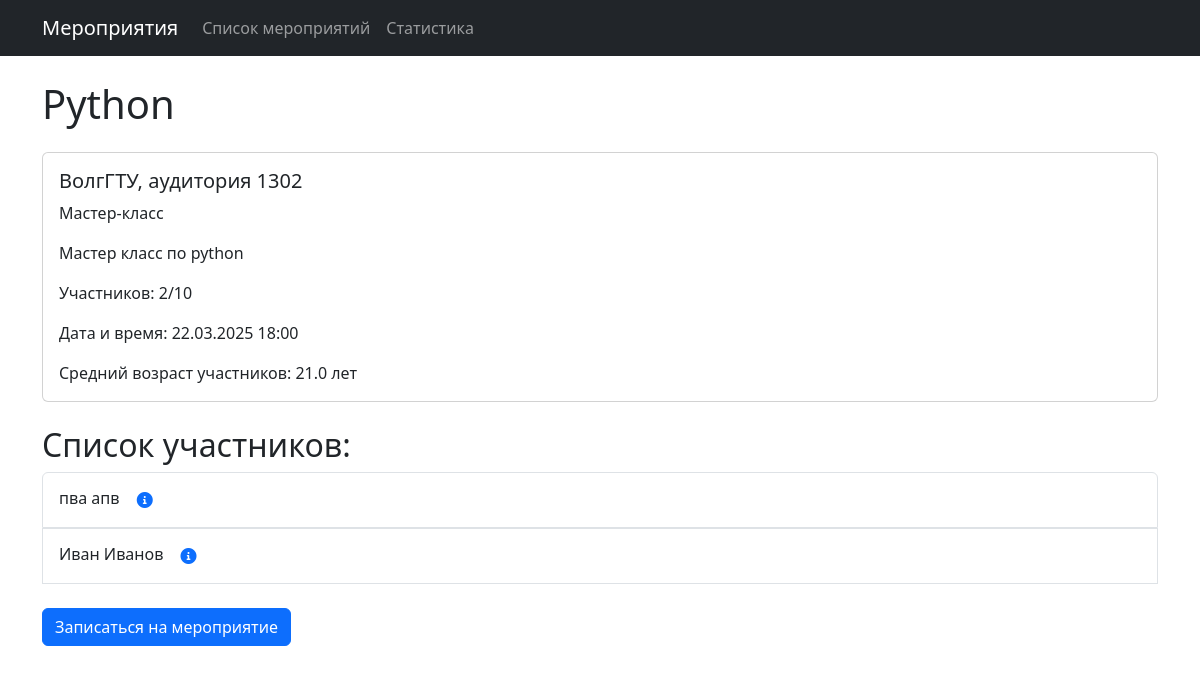
/events/event/2/, run on the app's committed database.
### events/models.py (models this page shows, shortened)
class Event(models.Model):
    EVENT_TYPES = [
        ('conference', 'Конференция'),
        ('seminar', 'Семинар'),
        ('workshop', 'Мастер-класс'),
        ('other', 'Другое'),
    ]
    title = models.CharField(max_length=255, verbose_name="Название конференции", default="Без названия")
    type = models.CharField(max_length=50, choices=EVENT_TYPES, verbose_name="Тип мероприятия")
    date = models.DateTimeField(verbose_name="Дата и время проведения")
    location = models.CharField(max_length=255, verbose_name="Место проведения")
    description = models.TextField(verbose_name="Описание мероприятия")
    max_participants = models.PositiveIntegerField(verbose_name="Максимальное количество участников")
    participants_count = models.PositiveIntegerField(default=0, verbose_name="Количество участников")

class Participant(models.Model):
    event = models.ForeignKey(Event, on_delete=models.CASCADE, related_name="participants", verbose_name="Мероприятие")
    first_name = models.CharField(max_length=100, verbose_name="Имя")
    last_name = models.CharField(max_length=100, verbose_name="Фамилия")
    email = models.EmailField(verbose_name="Email")
    age = models.PositiveIntegerField(verbose_name="Возраст")
    university = models.CharField(max_length=255, verbose_name="Университет")
    faculty = models.CharField(max_length=255, verbose_name="Факультет")
    group = models.CharField(max_length=50, verbose_name="Группа")

### events/views.py (the view)
# urls.py: path('event/<int:event_id>/', views.event_detail, name='event_detail'),
def event_detail(request, event_id):
    event = get_object_or_404(Event, id=event_id)
    participants = event.participants.all()
    if request.method == 'POST':
        return _handle_participant_form(request, event)
    return render(request, 'events/event_detail.html', {
        'event': event,
        'participants': participants,
        'form': ParticipantForm(),
        'average_age': _calculate_average_age(participants)
    })

### events/views.py (called while the page is built)
def _calculate_average_age(participants):
    if not participants:
        return None
    return sum(p.age for p in participants) / len(participants)

### events/templates/events/event_detail.html (shortened to what this page needs)
{% extends 'events/base.html' %}
{% block content %}
<h1 class="mb-4">{{ event.title }}</h1>
<div class="card">
    <div class="card-body">
        <h5 class="card-title">{{ event.location }}</h5>
        <p class="card-text">{{ event.get_type_display }}</p>
        <p class="card-text">{{ event.description }}</p>
        <p class="card-text">Участников: {{ event.participants_count }}/{{ event.max_participants }}</p>
        <p class="card-text">Дата и время: {{ event.date|date:"d.m.Y H:i" }}</p>
        <p class="card-text">
            Средний возраст участников:
            {% if average_age %}
                {{ average_age|floatformat:1 }} лет
            {% else %}
                Нет данных
            {% endif %}
        </p>
    </div>
</div>
<h2 class="mt-4">Список участников:</h2>
<ul class="list-group mb-4">
    {% for participant in participants %}
        <li class="list-group-item">
            {{ participant.first_name }} {{ participant.last_name }}
            <button type="button" class="btn btn-link" data-bs-toggle="modal" data-bs-target="#participantModal{{ participant.id }}">
                <i class="fas fa-info-circle"></i>
            </button>
        </li>
    {% empty %}
        <li class="list-group-item">Пока нет участников.</li>
    {% endfor %}
</ul>
<button type="button" class="btn btn-primary" data-bs-toggle="modal" data-bs-target="#registrationModal">
    Записаться на мероприятие
</button>
{% endblock %}

### data on the page
Event: title "Python", location "ВолгГТУ, аудитория 1302", type "Мастер-класс", description "Мастер класс по python", participants_count "2", max_participants "10", date "22.03.2025 18:00"
Participant: first_name "пва", last_name "апв"
Participant: first_name "Иван", last_name "Иванов"

### other printed values
{{ average_age|floatformat:1 }} "21.0"
